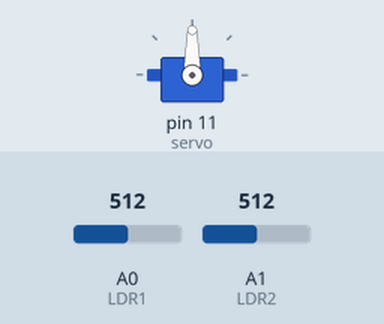
Simulated run of this sketch. Board: Arduino Uno, built with avr-gcc and run on an emulated ATmega328P. Shown: servo. The inputs (shaded band) are chosen by the test bench; at power-on: A0 (LDR1) = 512, A1 (LDR2) = 512.

Above: at 2.2 s.
2.3 s: A0 (LDR1) set to 531
At 3.25 s:
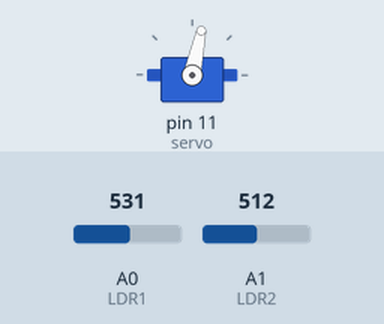
At 4.78 s:
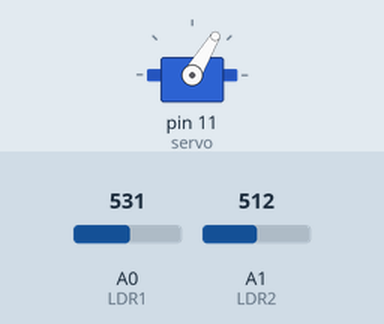
5.3 s: A0 (LDR1) set to 306
8.3 s: A1 (LDR2) set to 328
11.3 s: A1 (LDR2) set to 302
At 11.3 s:
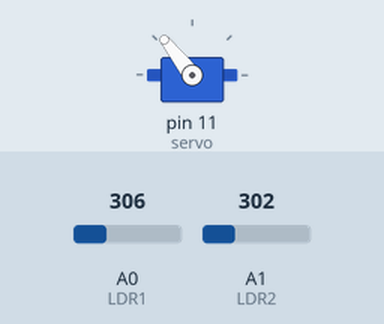
12.8 s: A0 (LDR1) set to 284
At 13.69 s:
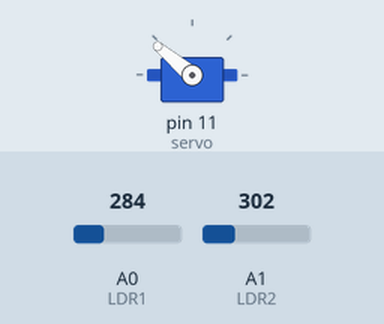
15.8 s: A0 (LDR1) set to 511
Timing chart, 0 to 27.5 s (numbered marks = the images above; inputs shaded):
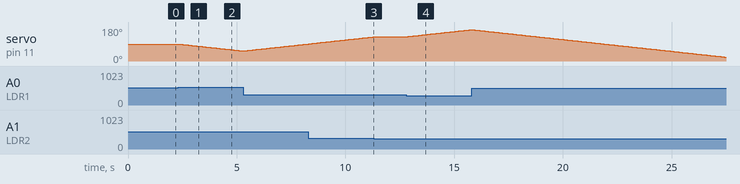

Measured:
- the behaviour switches between 522 and 523 on A0 (LDR1) (found by bisection; images 0 and 1)
- the behaviour switches between 317 and 316 on A1 (LDR2) (found by bisection; images 2 and 3)
- the behaviour switches between 292 and 291 on A0 (LDR1) (found by bisection; images 3 and 4)
- after the input at 2.3 s, servo on pin 11 (servo): moves from 90° to 53° over 2.9 s, starting after 0.07 s
- after the input at 11.3 s, servo on pin 11 (servo): stays 128° (without the input it goes to 129° after 0.06 s)
- after the input at 12.8 s, servo on pin 11 (servo): moves from 128° to 166° over 3.0 s, starting at once

The sketch:

solar_tracker_code.ino
```cpp
#include <Servo.h>
#define LDR1 A0
#define LDR2 A1
#define error 10
int Spoint = 90;
Servo servo;

void setup() {
  servo.attach(11);
  servo.write(Spoint);
  delay(1000);
}

void loop() {
  int ldr1 = analogRead(LDR1);
  int ldr2 = analogRead(LDR2);
  int value1 = abs(ldr1 - ldr2);

  if (value1 > error) {
    if (ldr1 > ldr2) {
      Spoint--;
    }
    if (ldr1 < ldr2) {
      Spoint++;
    }
  }

  servo.write(Spoint);
  delay(80);
}
```
